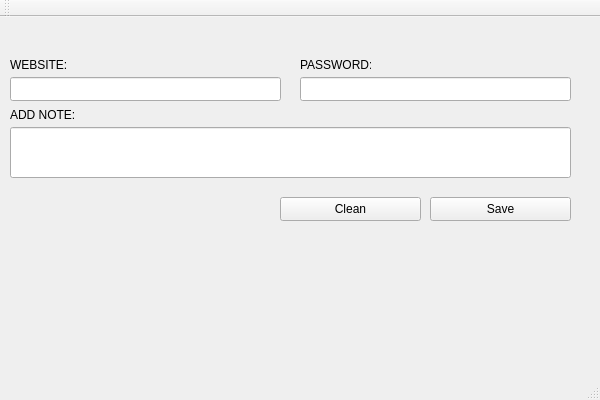
<?xml version="1.0" encoding="UTF-8"?>
<ui version="4.0">
 <class>InfoChangeClass</class>
 <widget class="QMainWindow" name="InfoChangeClass">
  <property name="geometry">
   <rect>
    <x>0</x>
    <y>0</y>
    <width>600</width>
    <height>400</height>
   </rect>
  </property>
  <property name="windowTitle">
   <string>InfoChange</string>
  </property>
  <widget class="QWidget" name="centralWidget">
   <widget class="QLabel" name="label">
    <property name="geometry">
     <rect>
      <x>10</x>
      <y>40</y>
      <width>71</width>
      <height>16</height>
     </rect>
    </property>
    <property name="text">
     <string>WEBSITE:</string>
    </property>
   </widget>
   <widget class="QLineEdit" name="website">
    <property name="geometry">
     <rect>
      <x>10</x>
      <y>60</y>
      <width>271</width>
      <height>24</height>
     </rect>
    </property>
   </widget>
   <widget class="QLineEdit" name="password">
    <property name="geometry">
     <rect>
      <x>300</x>
      <y>60</y>
      <width>271</width>
      <height>24</height>
     </rect>
    </property>
    <property name="echoMode">
     <enum>QLineEdit::EchoMode::PasswordEchoOnEdit</enum>
    </property>
   </widget>
   <widget class="QLabel" name="label_2">
    <property name="geometry">
     <rect>
      <x>300</x>
      <y>40</y>
      <width>71</width>
      <height>16</height>
     </rect>
    </property>
    <property name="text">
     <string>PASSWORD:</string>
    </property>
   </widget>
   <widget class="QLabel" name="username">
    <property name="geometry">
     <rect>
      <x>200</x>
      <y>10</y>
      <width>211</width>
      <height>16</height>
     </rect>
    </property>
    <property name="text">
     <string/>
    </property>
   </widget>
   <widget class="QPushButton" name="save">
    <property name="geometry">
     <rect>
      <x>430</x>
      <y>180</y>
      <width>141</width>
      <height>24</height>
     </rect>
    </property>
    <property name="text">
     <string>Save</string>
    </property>
   </widget>
   <widget class="QPushButton" name="clean">
    <property name="geometry">
     <rect>
      <x>280</x>
      <y>180</y>
      <width>141</width>
      <height>24</height>
     </rect>
    </property>
    <property name="text">
     <string>Clean</string>
    </property>
   </widget>
   <widget class="QLineEdit" name="lineEdit">
    <property name="geometry">
     <rect>
      <x>10</x>
      <y>110</y>
      <width>561</width>
      <height>51</height>
     </rect>
    </property>
   </widget>
   <widget class="QLabel" name="label_3">
    <property name="geometry">
     <rect>
      <x>10</x>
      <y>90</y>
      <width>71</width>
      <height>16</height>
     </rect>
    </property>
    <property name="text">
     <string>ADD NOTE:</string>
    </property>
   </widget>
  </widget>
  <widget class="QMenuBar" name="menuBar">
   <property name="geometry">
    <rect>
     <x>0</x>
     <y>0</y>
     <width>600</width>
     <height>21</height>
    </rect>
   </property>
  </widget>
  <widget class="QToolBar" name="mainToolBar">
   <attribute name="toolBarArea">
    <enum>TopToolBarArea</enum>
   </attribute>
   <attribute name="toolBarBreak">
    <bool>false</bool>
   </attribute>
  </widget>
  <widget class="QStatusBar" name="statusBar"/>
 </widget>
 <layoutdefault spacing="6" margin="11"/>
 <resources/>
 <connections/>
</ui>
